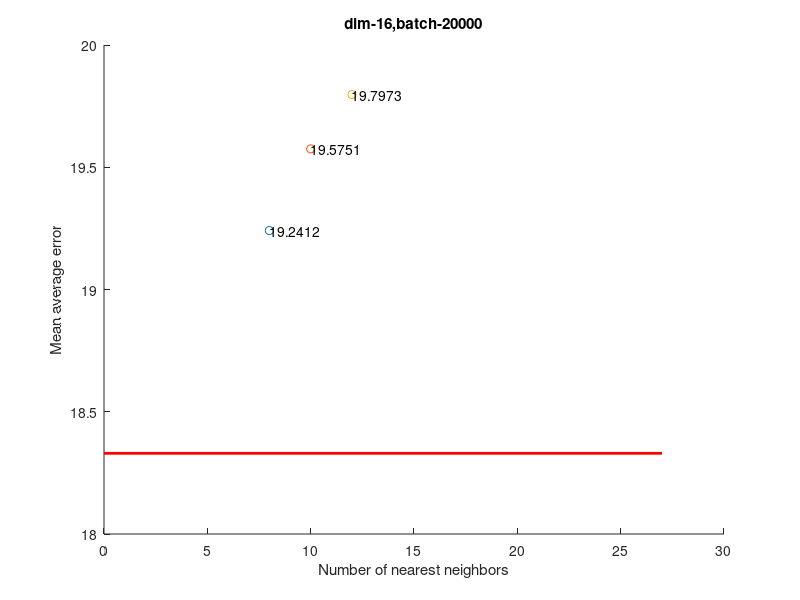
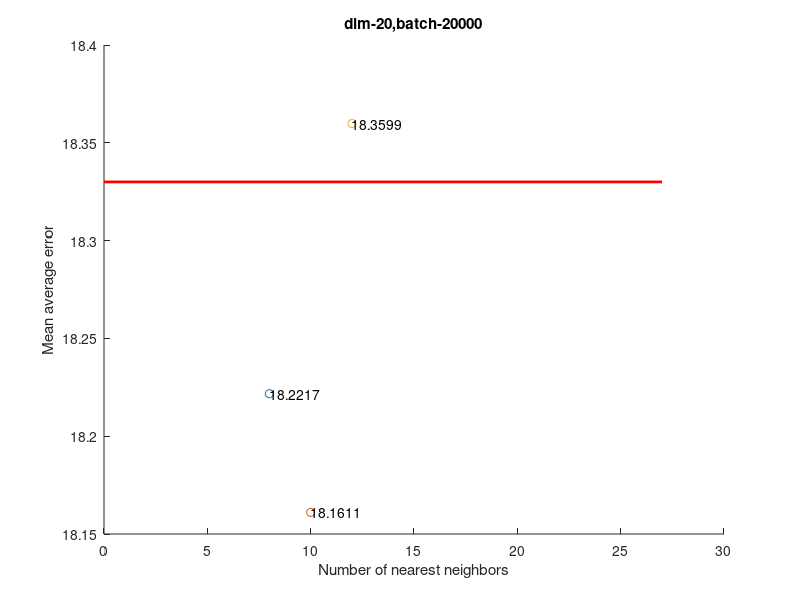
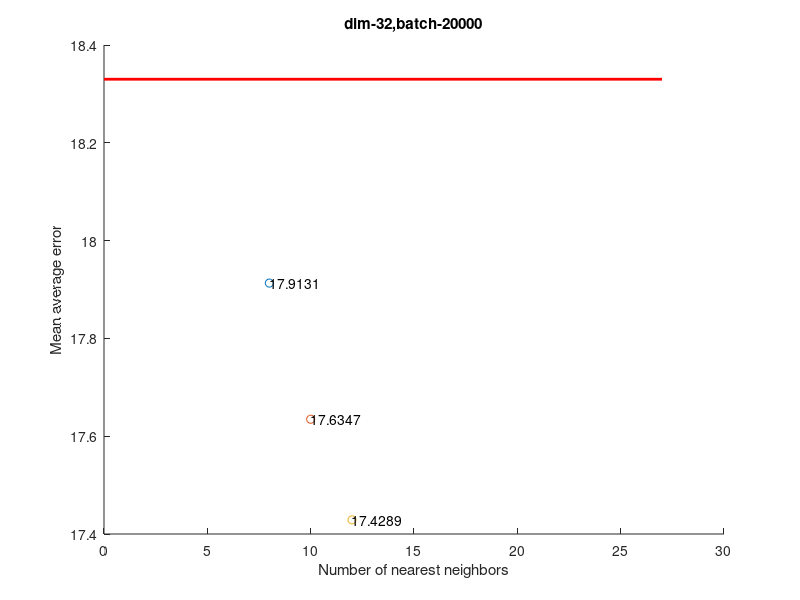
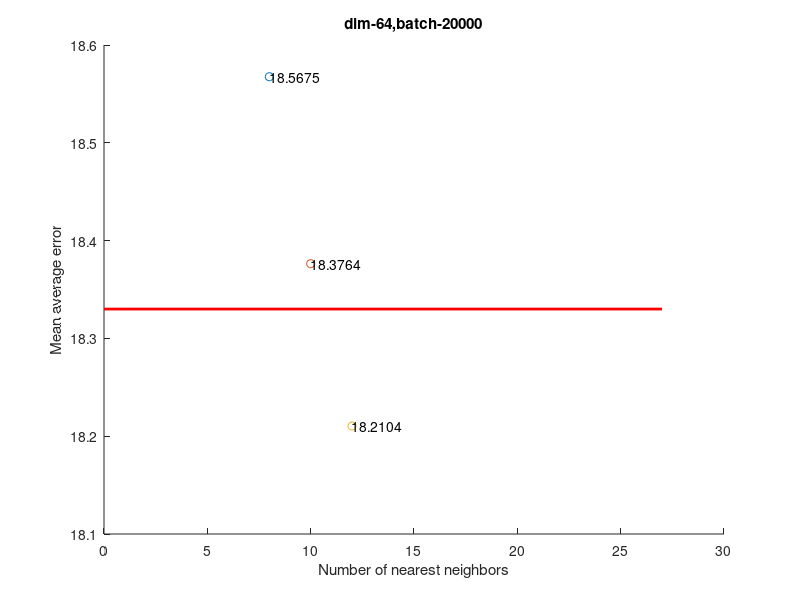

Reproduce these figures in MATLAB, in order.
%% Visualize Experiment results

clear all; close all; clc;
% Param: [K batch d]

% [2x2] kernel
% load('SVHN_LLE_Experiments/results_classification_err_kern2x2');
% no_dimRed = 20.25;

% [4x4] kernel
load('SVHN_LLE_Experiments/results_classification_err_kern4x4');
no_dimRed = 18.33;

% [8x8] kernel
% load('SVHN_LLE_Experiments/results_classification_err_kern8x8');
% no_dimRed = 21.52;

% Experiment parameters
% LLE Num of neighbors
neighbors = [8; 10; 12];

% LLE Num of new dimensionality 
dim = [16; 20; 32; 64; 96; 128; 164; 196; 256];

% Batch size (Must be grater thna K) 
% batch = [10000; 20000; 60000];
batch = 20000;

% Best accuracy
min = 100.00;
param = zeros(3,1);

% Loop for each dimension
for d=1:size(results_classification_err,3)
    figure(d);
    
    % Loop for each batch_size
    for b=1:size(results_classification_err,2)
        subplot(1,size(batch,1),b);
        
        % Loop for each neighbor
        for k=1:size(results_classification_err,1)
            if(results_classification_err(k,b,d) < min)
               min = results_classification_err(k,b,d);
               param(1,1) = k; param(2,1) = b; param(3,1) = d;
            end
            
            scatter(neighbors(k,1),double(results_classification_err(k,b,d)));hold on;
            text(neighbors(k,1), results_classification_err(k,b,d),num2str(results_classification_err(k,b,d)));
        end
        line([0,max(neighbors)+15],[no_dimRed,no_dimRed],'Color','r','LineWidth',2)
        title(strcat('dim-',int2str(dim(d,1)),',','batch-',int2str(batch(b,1))));
        xlabel('Number of nearest neighbors');
        ylabel('Mean average error');
        hold off;
    end
end

fprintf('Mean average error with dimensionality reduction: %f, dim: %d, batch: %d, neighbors: %d \n',...
        min, dim(param(3,1),1), batch(param(2,1),1), neighbors(param(1,1),1));
fprintf('Mean average error without dimensionality reduction: %f \n', no_dimRed);


